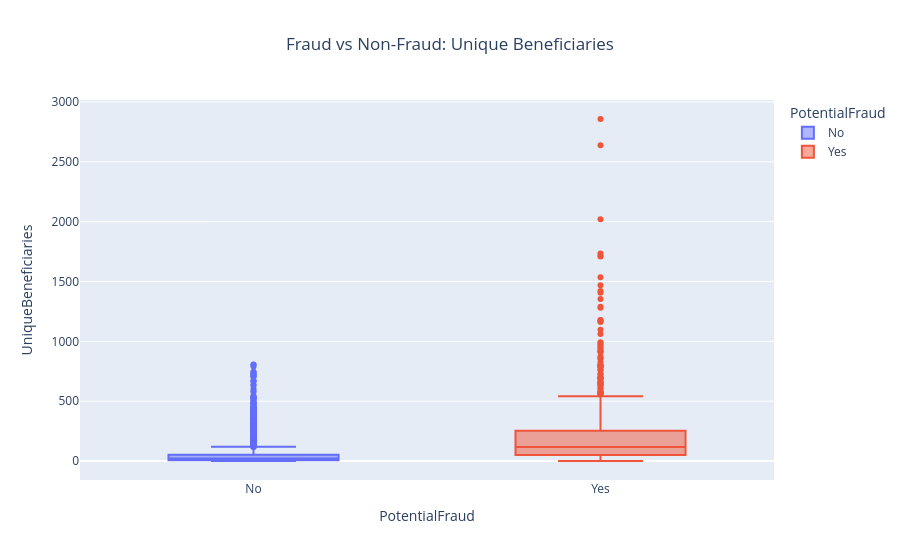

Notebook source saved alongside this figure:
### Markdown cell above
## Fraud vs Non-Fraud: Unique Beneficiaries

### Code cell
fig = px.box(
    provider_df,
    x="PotentialFraud",
    y="UniqueBeneficiaries",
    color="PotentialFraud",
    title="Fraud vs Non-Fraud: Unique Beneficiaries"
)
fig.update_layout(title_x=0.5)
fig.show()

### Figure 1 — Plotly figure (JSON) as saved in the notebook; plotly's stock layout.template omitted (floating-point values rounded to 4 significant figures; data arrays with more than 128 entries replaced by an {"elided": "..."} marker saying what was removed)
{"data": [{"alignmentgroup": "True", "hovertemplate": "PotentialFraud=%{x}<br>UniqueBeneficiaries=%{y}<extra></extra>", "legendgroup": "No", "marker": {"color": "#636efa"}, "name": "No", "notched": false, "offsetgroup": "No", "orientation": "v", "showlegend": true, "type": "box", "x": {"elided": "4904 str values"}, "x0": " ", "xaxis": "x", "y": {"elided": "4904 int values"}, "y0": " ", "yaxis": "y"}, {"alignmentgroup": "True", "hovertemplate": "PotentialFraud=%{x}<br>UniqueBeneficiaries=%{y}<extra></extra>", "legendgroup": "Yes", "marker": {"color": "#EF553B"}, "name": "Yes", "notched": false, "offsetgroup": "Yes", "orientation": "v", "showlegend": true, "type": "box", "x": {"elided": "506 str values"}, "x0": " ", "xaxis": "x", "y": {"elided": "506 int values"}, "y0": " ", "yaxis": "y"}], "layout": {"boxmode": "overlay", "legend": {"title": {"text": "PotentialFraud"}, "tracegroupgap": 0}, "title": {"text": "Fraud vs Non-Fraud: Unique Beneficiaries", "x": 0.5}, "xaxis": {"anchor": "y", "categoryarray": ["No", "Yes"], "categoryorder": "array", "domain": [0, 1], "title": {"text": "PotentialFraud"}}, "yaxis": {"anchor": "x", "domain": [0, 1], "title": {"text": "UniqueBeneficiaries"}}}}
